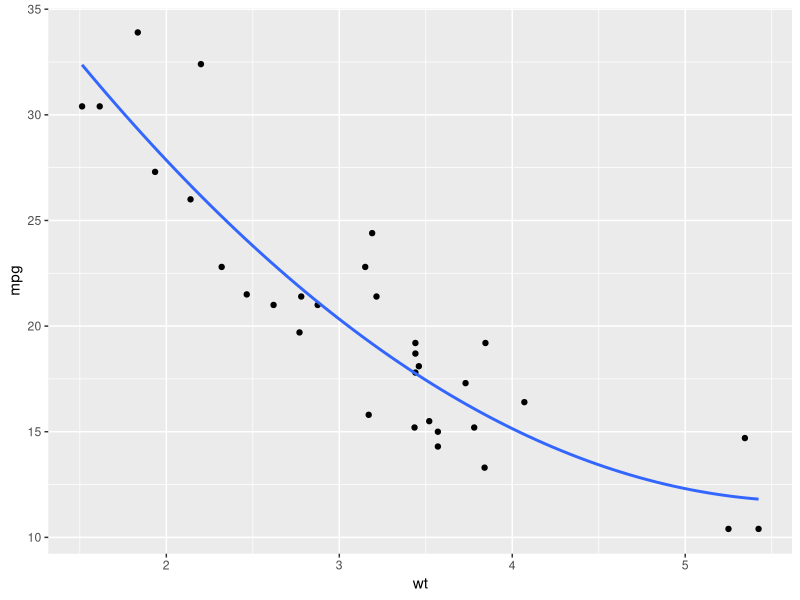
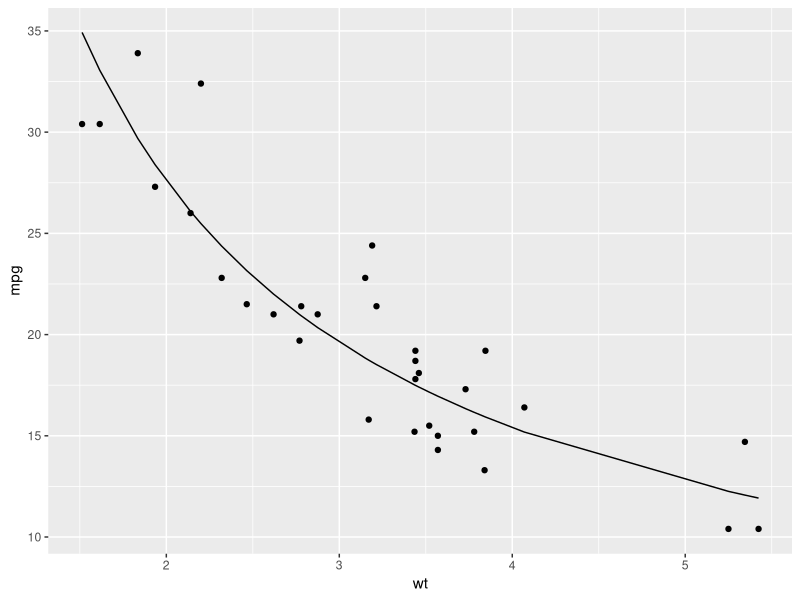

Generate these figures, in order, with R:
## ---- chunk 1
library(ggplot2)
suppressMessages(library(dplyr))

data(mtcars)
## ---- chunk 2
ggplot(mtcars, aes(wt, mpg)) +
  geom_point() + 
  geom_smooth(method = "lm", formula = y ~ poly(x, 2),
              se = FALSE)

fit <- lm(mpg ~ poly(wt, 2), data = mtcars)
## ---- chunk 3
fit <- lm(log10(mpg) ~ log10(wt), data = mtcars)

o <- order(mtcars$wt)
yhat <- 10 ^ predict(fit, newdata = data.frame(wt = mtcars$wt[o]))
df <- data.frame(yhat = yhat, wt = mtcars$wt[o])

ggplot() +
  geom_point(data = mtcars, aes(wt, mpg)) +
  geom_line(data = df, aes(wt, yhat))
## ---- chunk 4
fit <- lm(mpg ~ wt + disp + hp, data = mtcars)
summary(fit)
predict(fit, newdata = data.frame(wt = 4, disp = 160, hp = 93))
confint(fit)
